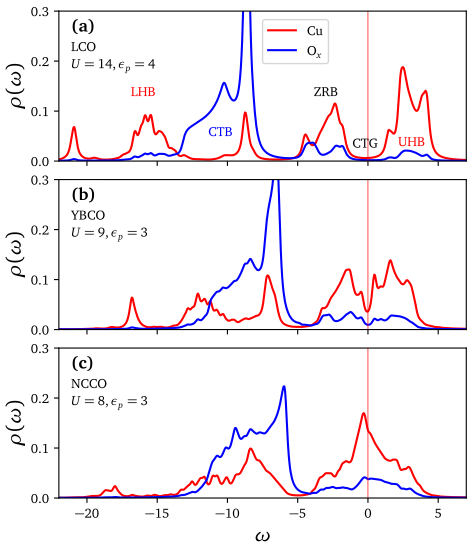

This chart was generated by the following Python code:
import numpy as np
import matplotlib.pyplot as plt
import os
import sys


plt.rc('text', usetex=True)
plt.rc('font', family='serif')
plt.rcParams['text.latex.preamble'] = r'\usepackage[charter]{mathdesign}'

label = [r'$\textbf{(a)}$', r'$\textbf{(b)}$', r'$\textbf{(c)}$']
files = ["LCO", "YBCO", "NCCO"]
descr = ["LCO", "YBCO", "NCCO"]
descr2 = ["$U=14,\epsilon_p=4$", "$U=9,\epsilon_p=3$", "$U=8,\epsilon_p=3$"]

fig,ax = plt.subplots(3,1,sharex=True)
fig.set_size_inches(12/2.54,14/2.54)

for y in range(3):
	file = files[y]+"_dos.tsv"
	data = np.genfromtxt(file,names=True)

	w,Cu,Ox = data["w"],data["up_1"],data["up_2"]
	tot = Cu+2*Ox
	ax[y].text(0.03, 0.80, descr[y], va='top', ha='left', transform=ax[y].transAxes, backgroundcolor = 'w')
	ax[y].text(0.03, 0.68, descr2[y], va='top', ha='left', transform=ax[y].transAxes, backgroundcolor = 'w')
	ax[y].text(0.03, 0.95, label[y], va='top', ha='left', fontsize=13,  transform=ax[y].transAxes, backgroundcolor = 'w')
	ax[y].plot(w, Cu, 'r-', label="Cu")
	ax[y].plot(w, Ox, 'b-', label=r"$\mathrm{O}_x$")
	ax[y].axvline(0, c='r', ls='solid', lw=0.5)
	ax[y].set_xlim(-22,7)
	ax[y].set_ylim(0,0.3)

	ax[y].set_ylabel(r'$\rho(\omega)$',fontsize=15)
	if y == 2 : ax[y].set_xlabel(r'$\omega$',fontsize=15)
	if y == 0 : ax[y].legend(loc=(0.5,0.65))

A = ax[0]
off = 1.5
A.text(-12+off, 0.05, 'CTB', c='b', ha='center')
A.text(-1.7+off, 0.027, 'CTG', c='k', ha='center')
A.text(-4.5+off, 0.13, 'ZRB', c='k', ha='center')
A.text(1.6+off, 0.03, 'UHB', c='r', ha='center')
A.text(-17.5+off, 0.13, 'LHB', c='r', ha='center')

plt.tight_layout(pad=0.4)
plt.savefig(__file__[0:-3]+".pdf")
